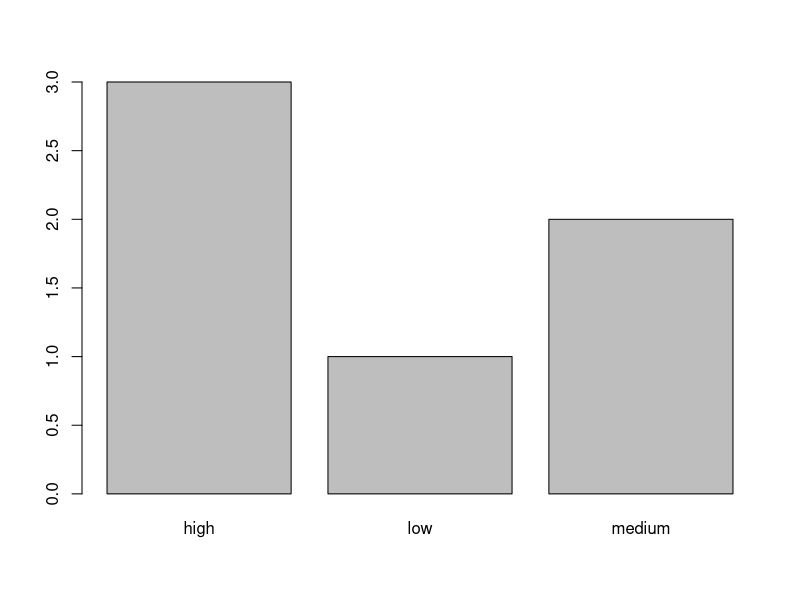
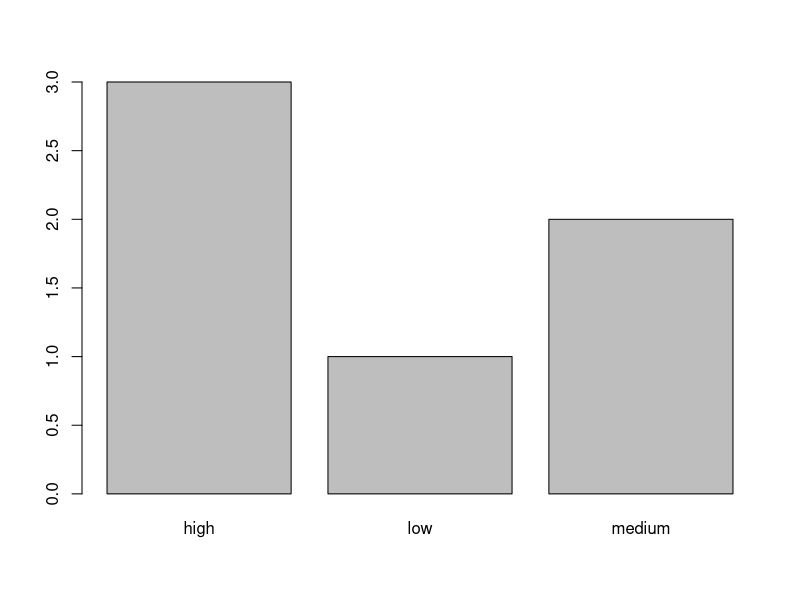
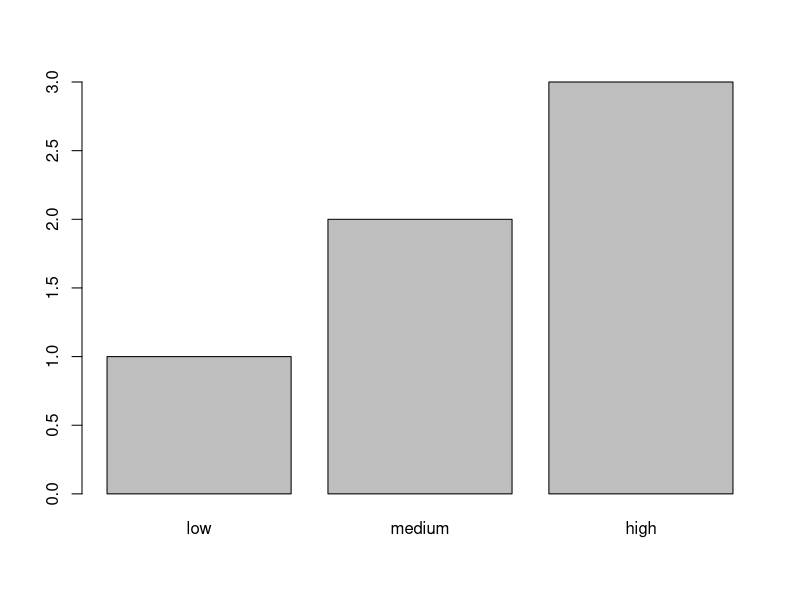

Source code (R) for these figures, in order:
## ---- chunk 1

1 + 1

(-3)^2

# here's a comment. comments do not get executed even if they contain valid code

# 2 + 2

# write a sum of your own. 
# run the code and make sure you get the answer you're expecting

## ---- chunk 2

# numeric
c(1, 2, 3, 4, 5)

# colon can be used to produce a vector of integers
1:5 

5:1

1 # is just a numeric vector of length 1

## ---- chunk 3

# character
c("hello", "world")

# logical
c(TRUE, FALSE)
## ---- chunk 4

numbers <- c(1, 2, 3, 4, 5)

## ---- chunk 5

# removing objects from the Environment

rm(numbers) # remove a particular object by name

rm(list = ls()) # remove everything in the global environment

# or you can click the charming little sweeping brush

## ---- chunk 6
number <- 1

number * 2

number <- 2

number * 2
## ---- chunk 7
number <- 1

number <- number * 2 # what if you run this a few times?

number
## ---- chunk 8

sum(c(1, 2, 3, 4, 5)) # sum() takes a numeric vector as input

# use sum() to get the total of a vector of numbers of your own
# run the code and make sure you get the answer you're expecting

## ---- chunk 9
numbers <- c(1, 2, 3, 4, 5)

sum(numbers)

length(numbers)

mean(numbers)

sd(numbers)

min(numbers)

max(numbers)
## ---- chunk 10
seq(from = 1, to = 10, by = 2)
## ---- chunk 11

seq(1, 10, 2) # gives same result as above

## ---- chunk 12
seq(from = 1, by = 2, length.out = 6) # argument names required
## ---- chunk 13
sqrt(mean(seq(1, 10, 2)))
## ---- chunk 14

numbers <- c(3, 1, 4, 1, 5, 9)

numbers[1] # first element

numbers[1:3] # multiple consecutive elements

# can you pick out the 1st, 3rd, and 5th elements?

## ---- chunk 15

numbers <- c(1, 2, 3, 4, 5)

numbers * 2

6 - numbers

numbers * c(1, 2)

numbers * numbers

## ---- chunk 16

sd(numbers) / length(numbers) # standard error

numbers - mean(numbers) # deviations

(numbers - mean(numbers))^2 # squared deviations

# can you compute the sum of squared deviations?
## ---- chunk 17

numbers <- c(1, 2, 3, 4, 5, 3)

3 == numbers

3 != numbers

# check if a value is in a vector at least once
3 %in% numbers

6 %in% numbers

# check if something is FALSE
!6 %in% numbers

3 >= numbers
## ---- chunk 18
numbers[numbers > 3]
## ---- chunk 19
#| warning: true

numbers <- c(1, 2, 3, 4, 5)
numbers

numbers <- c(1, 2, "three", 4, 5)
numbers 

numbers <- c(1, 2, "3", 4, 5)
numbers

mean(numbers)

## ---- chunk 20

1 < "2"

22 < "11"

3 > "two"

# why?
## ---- chunk 21
# doing math with logicals

bool <- c(TRUE, FALSE, FALSE, TRUE)
bool 

as.numeric(bool)

sum(bool) # count of TRUEs

mean(bool) # proportion of TRUEs
## ---- chunk 22

data <- c("female", "male", "male", "female")

data_factor <- factor(data)

data_factor

as.numeric(data_factor)
## ---- chunk 23

data <- c(1, 2, 2, 1) # gender coded numerically

factor(data, levels = c(1, 2), labels = c("female", "male"))
## ---- chunk 24

# with no order specified; levels are listed alphabetically

data <- c("medium", "low", "high", "medium", "high", "high")

unordered <- factor(data) 

plot(unordered)

## ---- chunk 25
#| echo: false

plot(unordered)
## ---- chunk 26
ordered <- factor(data, 
                  levels = c("low", "medium", "high"), 
                  ordered = TRUE)

## ---- chunk 27
#| echo: false

plot(ordered)
## ---- chunk 28

numbers <- c(1, 2, NA, 4, 5)

mean(numbers)

# can you solve the problem by looking at the help page for the mean function?

## ---- chunk 29
df <- data.frame(a = c(1, 2, 3),
                 b = c("one", "two", "three"),
                 c = c(1, 2, "3"),
                 d = c(1, 2, NA),
                 e = c(TRUE, FALSE, FALSE),
                 f = factor(c("female", "female", "male")))

str(df)
## ---- chunk 30

# get a quick summary of each column

summary(df)
## ---- chunk 31

df$a
  
## ---- chunk 32

# remember, a data.frame column is a vector like any other

df$a * 2

mean(df$a)

table(df$f)
